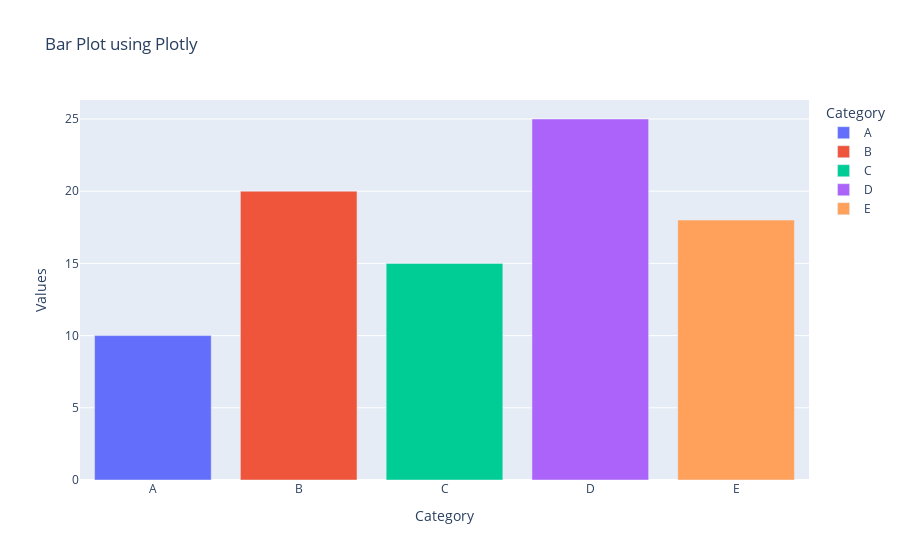

Here is the notebook cell this chart was saved with:
### Code cell
# Que 5 : Generate a bar plot using Plotly
data = pd.DataFrame({
    "Category": ["A", "B", "C", "D", "E"],
    "Values": [10, 20, 15, 25, 18]
})


fig = px.bar(data, x="Category", y="Values", title="Bar Plot using Plotly", color="Category")


fig.show()

### Figure 1 — Plotly figure (JSON) as saved in the notebook; plotly's stock layout.template omitted (floating-point values rounded to 4 significant figures)
{"data": [{"hovertemplate": "Category=%{x}<br>Values=%{y}<extra></extra>", "legendgroup": "A", "marker": {"color": "#636efa", "pattern": {"shape": ""}}, "name": "A", "orientation": "v", "showlegend": true, "textposition": "auto", "type": "bar", "x": ["A"], "xaxis": "x", "y": [10], "yaxis": "y"}, {"hovertemplate": "Category=%{x}<br>Values=%{y}<extra></extra>", "legendgroup": "B", "marker": {"color": "#EF553B", "pattern": {"shape": ""}}, "name": "B", "orientation": "v", "showlegend": true, "textposition": "auto", "type": "bar", "x": ["B"], "xaxis": "x", "y": [20], "yaxis": "y"}, {"hovertemplate": "Category=%{x}<br>Values=%{y}<extra></extra>", "legendgroup": "C", "marker": {"color": "#00cc96", "pattern": {"shape": ""}}, "name": "C", "orientation": "v", "showlegend": true, "textposition": "auto", "type": "bar", "x": ["C"], "xaxis": "x", "y": [15], "yaxis": "y"}, {"hovertemplate": "Category=%{x}<br>Values=%{y}<extra></extra>", "legendgroup": "D", "marker": {"color": "#ab63fa", "pattern": {"shape": ""}}, "name": "D", "orientation": "v", "showlegend": true, "textposition": "auto", "type": "bar", "x": ["D"], "xaxis": "x", "y": [25], "yaxis": "y"}, {"hovertemplate": "Category=%{x}<br>Values=%{y}<extra></extra>", "legendgroup": "E", "marker": {"color": "#FFA15A", "pattern": {"shape": ""}}, "name": "E", "orientation": "v", "showlegend": true, "textposition": "auto", "type": "bar", "x": ["E"], "xaxis": "x", "y": [18], "yaxis": "y"}], "layout": {"barmode": "relative", "legend": {"title": {"text": "Category"}, "tracegroupgap": 0}, "title": {"text": "Bar Plot using Plotly"}, "xaxis": {"anchor": "y", "categoryarray": ["A", "B", "C", "D", "E"], "categoryorder": "array", "domain": [0, 1], "title": {"text": "Category"}}, "yaxis": {"anchor": "x", "domain": [0, 1], "title": {"text": "Values"}}}}
